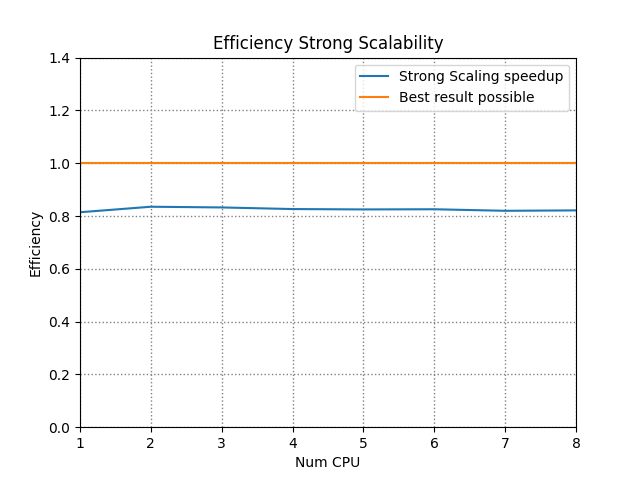

Reproduce this figure in Python.
# importing package
import matplotlib.pyplot as plt
import numpy as np
  
# create data
x = [1,2,3,4,5,6,7,8]
y = [
    0.814221625,
    0.835084816,
    0.83242108,
    0.826312082,
    0.824917011,
    0.825547685,
    0.81970314,
    0.821239425
]

t1 = 31.37578873


z = [
    1,
    1,
    1,
    1,
    1,
    1,
    1,
    1,
]

# plot lines
plt.plot(x, y, label = "Strong Scaling speedup")
plt.plot(x, z, label = "Best result possible")

plt.legend()
plt.grid(color='gray', ls = 'dotted', lw = 1.00)

plt.xlim([1, 8])
plt.ylim([0.0, 1.4])
plt.axis
plt.title("Efficiency Strong Scalability")
plt.ylabel("Efficiency")
plt.xlabel("Num CPU")

plt.savefig('efficienzaWEAK.png', format='png')